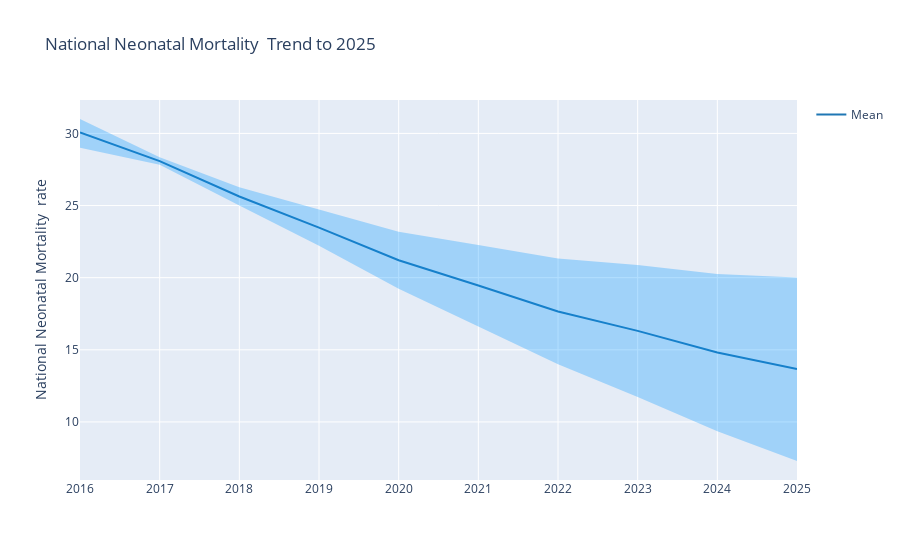

This figure's notebook cell:
### Code cell
import plotly.graph_objs as go
import pandas as pd

df = pd.read_csv('ARNeonatalNationalTrend.csv')

fig = go.Figure([
    go.Scatter(
        name='Mean',
        x=df['Year'],
        y=df['Mean'],
        mode='lines',
        line=dict(color='rgb(31, 119, 180)'),
    ),
    go.Scatter(
        name='Upper Bound',
        x=df['Year'],
        y=df['Upper_Bound'],
        mode='lines',
        marker=dict(color="#444"),
        line=dict(width=0),
        showlegend=False
    ),
    go.Scatter(
        name='Lower Bound',
        x=df['Year'],
        y=df['Lower_Bound'],
        marker=dict(color="#444"),
        line=dict(width=0),
        mode='lines',
        fillcolor='rgba(0, 150, 255, 0.3)',
        fill='tonexty',
        showlegend=False
    )
])
fig.update_layout(
    yaxis_title='National Neonatal Mortality  rate  ',
    title='National Neonatal Mortality  Trend to 2025',
    hovermode="x"
)
fig.show()

### Figure 1 — Plotly figure (JSON) as saved in the notebook; plotly's stock layout.template omitted (floating-point values rounded to 4 significant figures)
{"data": [{"line": {"color": "rgb(31, 119, 180)"}, "mode": "lines", "name": "Mean", "type": "scatter", "x": [2016, 2017, 2018, 2019, 2020, 2021, 2022, 2023, 2024, 2025], "y": [30.07, 28.08, 25.63, 23.47, 21.21, 19.46, 17.65, 16.31, 14.81, 13.66]}, {"line": {"width": 0}, "marker": {"color": "#444"}, "mode": "lines", "name": "Upper Bound", "showlegend": false, "type": "scatter", "x": [2016, 2017, 2018, 2019, 2020, 2021, 2022, 2023, 2024, 2025], "y": [31, 28.34, 26.27, 24.73, 23.19, 22.27, 21.33, 20.88, 20.26, 20.02]}, {"fill": "tonexty", "fillcolor": "rgba(0, 150, 255, 0.3)", "line": {"width": 0}, "marker": {"color": "#444"}, "mode": "lines", "name": "Lower Bound", "showlegend": false, "type": "scatter", "x": [2016, 2017, 2018, 2019, 2020, 2021, 2022, 2023, 2024, 2025], "y": [29, 27.82, 25, 22.21, 19.24, 16.63, 13.99, 11.73, 9.35, 7.29]}], "layout": {"hovermode": "x", "title": {"text": "National Neonatal Mortality  Trend to 2025"}, "yaxis": {"title": {"text": "National Neonatal Mortality  rate  "}}}}
